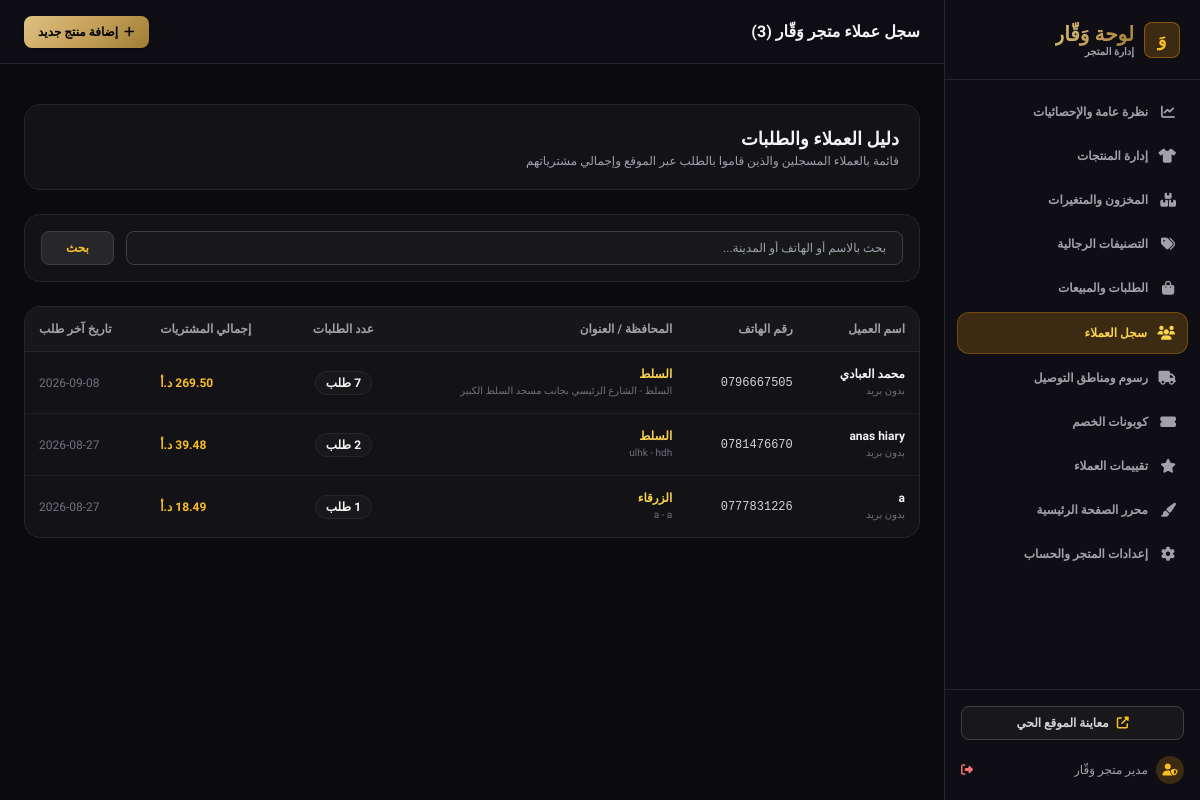
The app's page /admin/customers (signed in) with its own data.
### tables this page shows
CREATE TABLE customers (
        id INTEGER PRIMARY KEY AUTOINCREMENT,
        name TEXT NOT NULL,
        phone TEXT UNIQUE NOT NULL,
        email TEXT,
        password_hash TEXT,
        governorate TEXT,
        city TEXT,
        address TEXT,
        created_at TIMESTAMP DEFAULT CURRENT_TIMESTAMP
    );

### routes/admin_routes.py (the view)
@admin_bp.route('/customers')
@admin_required
def customers_list():
    conn = get_db()
    q = request.args.get('q', '').strip()
    query = '''
        SELECT c.*,
               COUNT(o.id) as orders_count,
               COALESCE(SUM(o.total_amount), 0) as total_spent,
               MAX(o.created_at) as last_order_date
        FROM customers c
        LEFT JOIN orders o ON o.customer_id = c.id
        WHERE 1=1
    '''
    params = []
    if q:
        query += " AND (c.name LIKE ? OR c.phone LIKE ? OR c.city LIKE ?)"
        ql = f"%{q}%"
        params.extend([ql, ql, ql])
    query += " GROUP BY c.id ORDER BY total_spent DESC, c.id DESC"
    customers = conn.execute(query, params).fetchall()
    conn.close()
    return render_template('admin/customers/index.html', customers=customers, search_q=q)

### database.py (called while the page is built)
def get_database_url():
    url = os.environ.get('DATABASE_URL')
    if url and url.startswith("postgres://"):
        url = "postgresql://" + url[len("postgres://"):]
    return url

def is_postgres():
    return bool(get_database_url())

def get_db():
    if is_postgres():
        import psycopg2
        url = get_database_url()
        raw_conn = psycopg2.connect(url)
        return PostgresConnectionWrapper(raw_conn)
    else:
        conn = sqlite3.connect(DB_PATH)
        conn.row_factory = sqlite3.Row
        conn.execute("PRAGMA foreign_keys = ON;")
        return conn

def get_all_settings():
    conn = get_db()
    rows = conn.execute("SELECT key, value FROM store_settings").fetchall()
    conn.close()
    result = {}
    for row in rows:
        k = row['key'] if isinstance(row, dict) or hasattr(row, 'get') else row[0]
        v = row['value'] if isinstance(row, dict) or hasattr(row, 'get') else row[1]
        result[k] = v
    return result

### routes/admin_routes.py (called while the page is built)
def admin_required(f):
    @wraps(f)
    def decorated_function(*args, **kwargs):
        if not session.get('admin_user'):
            flash('يرجى تسجيل الدخول للوصول إلى لوحة التحكم.', 'warning')
            return redirect(url_for('admin.login', next=request.url))
        return f(*args, **kwargs)
    return decorated_function

### templates/admin/customers/index.html (shortened to what this page needs)
{% extends 'admin/admin_base.html' %}
{% block header_title %}سجل عملاء متجر وَقّار ({{ customers|length }}){% endblock %}
{% block admin_content %}
<div class="space-y-6">
  <div class="bg-[#121217] border border-zinc-800 rounded-2xl p-4 sm:p-5 flex flex-col sm:flex-row sm:items-center justify-between gap-4">
    <div>
      <h1 class="text-lg font-bold text-zinc-100">دليل العملاء والطلبات</h1>
      <p class="text-xs text-zinc-400">قائمة بالعملاء المسجلين والذين قاموا بالطلب عبر الموقع وإجمالي مشترياتهم</p>
    </div>
  </div>
  <div class="bg-[#121217] border border-zinc-800 rounded-2xl p-4">
    <form method="GET" action="{{ url_for('admin.customers_list') }}" class="flex gap-3 text-xs">
      <input type="text" name="q" value="{{ search_q }}" placeholder="بحث بالاسم أو الهاتف أو المدينة..." class="flex-1 bg-zinc-900 border border-zinc-700 rounded-lg px-4 py-2 text-zinc-100 focus:outline-none focus:border-amber-400">
      <button type="submit" class="bg-zinc-800 hover:bg-zinc-700 text-amber-400 border border-zinc-700 font-bold px-6 py-2 rounded-lg transition">
        بحث
      </button>
    </form>
  </div>
  <div class="bg-[#121217] border border-zinc-800 rounded-2xl overflow-hidden shadow-sm">
    {% if customers %}
      <div class="overflow-x-auto text-xs">
        <table class="w-full text-right border-collapse">
          <thead>
            <tr class="bg-zinc-900/80 text-zinc-400 border-b border-zinc-800">
              <th class="p-3.5 font-bold">اسم العميل</th>
              <th class="p-3.5 font-bold">رقم الهاتف</th>
              <th class="p-3.5 font-bold">المحافظة / العنوان</th>
              <th class="p-3.5 font-bold text-center">عدد الطلبات</th>
              <th class="p-3.5 font-bold text-left">إجمالي المشتريات</th>
              <th class="p-3.5 font-bold text-left">تاريخ آخر طلب</th>
            </tr>
          </thead>
          <tbody class="divide-y divide-zinc-800/60 text-zinc-300">
            {% for c in customers %}
              <tr class="hover:bg-zinc-800/30 transition">
                <td class="p-3.5">
                  <span class="font-bold text-zinc-100 block">{{ c.name }}</span>
                  <span class="text-[10px] text-zinc-500">{{ c.email or 'بدون بريد' }}</span>
                </td>
                <td class="p-3.5 font-mono text-zinc-300" dir="ltr">{{ c.phone }}</td>
                <td class="p-3.5 text-zinc-400">
                  <span class="font-semibold text-amber-300 block">{{ c.governorate or 'السلط' }}</span>
                  <span class="text-[10px] text-zinc-500">{{ c.city }} - {{ c.address }}</span>
                </td>
                <td class="p-3.5 text-center font-bold text-zinc-100">
                  <span class="bg-zinc-900 border border-zinc-800 px-2.5 py-1 rounded-full">{{ c.orders_count }} طلب</span>
                </td>
                <td class="p-3.5 text-left font-black text-amber-400">
                  {{ format_price(c.total_spent) }}
                </td>
                <td class="p-3.5 text-left text-zinc-500">
                  {{ c.last_order_date[:10] if c.last_order_date else c.created_at[:10] }}
                </td>
              </tr>
            {% endfor %}
          </tbody>
        </table>
      </div>
    {% else %}
      <div class="p-12 text-center text-zinc-500 text-xs">
        <i class="fas fa-users text-3xl mb-3 block"></i>
        <span>لا يوجد عملاء مسجلون حالياً.</span>
      </div>
    {% endif %}
  </div>
</div>
{% endblock %}

### static/css/style.css (style rules this page uses)
:root { --waqar-gold: #c5a059; --waqar-gold-light: #dfc282; --waqar-gold-dark: #9f7e34; --waqar-dark: #0a0a0c; --waqar-card: #121216; --waqar-border: #22222a; --waqar-text: #f4f4f5; --waqar-muted: #a1a1aa; }
* { font-family: 'Tajawal', 'IBM Plex Sans Arabic', -apple-system, BlinkMacSystemFont, sans-serif; }
body { background-color: #0b0b0e; color: #ededf0; overflow-x: hidden; }

### records on screen
customers: name "محمد العبادي", email "بدون بريد", phone "0796667505", governorate "السلط", city "السلط", address "الشارع الرئيسي بجانب مسجد السلط الكبير", orders_count "7", total_spent "269.50 د.أ", last_order_date "2026-09-08"
customers: name "anas hiary", email "بدون بريد", phone "0781476670", governorate "السلط", city "ulhk", address "hdh", orders_count "2", total_spent "39.48 د.أ", created_at "2026-08-27"
customers: name "a", email "بدون بريد", phone "0777831226", governorate "الزرقاء", city "a", address "a", total_spent "18.49 د.أ", created_at "2026-08-27"

### other values on screen
{{ current_admin.full_name if current_admin else 'المدير' }} "مدير متجر وَقّار"
{{ customers|length }} "3"
